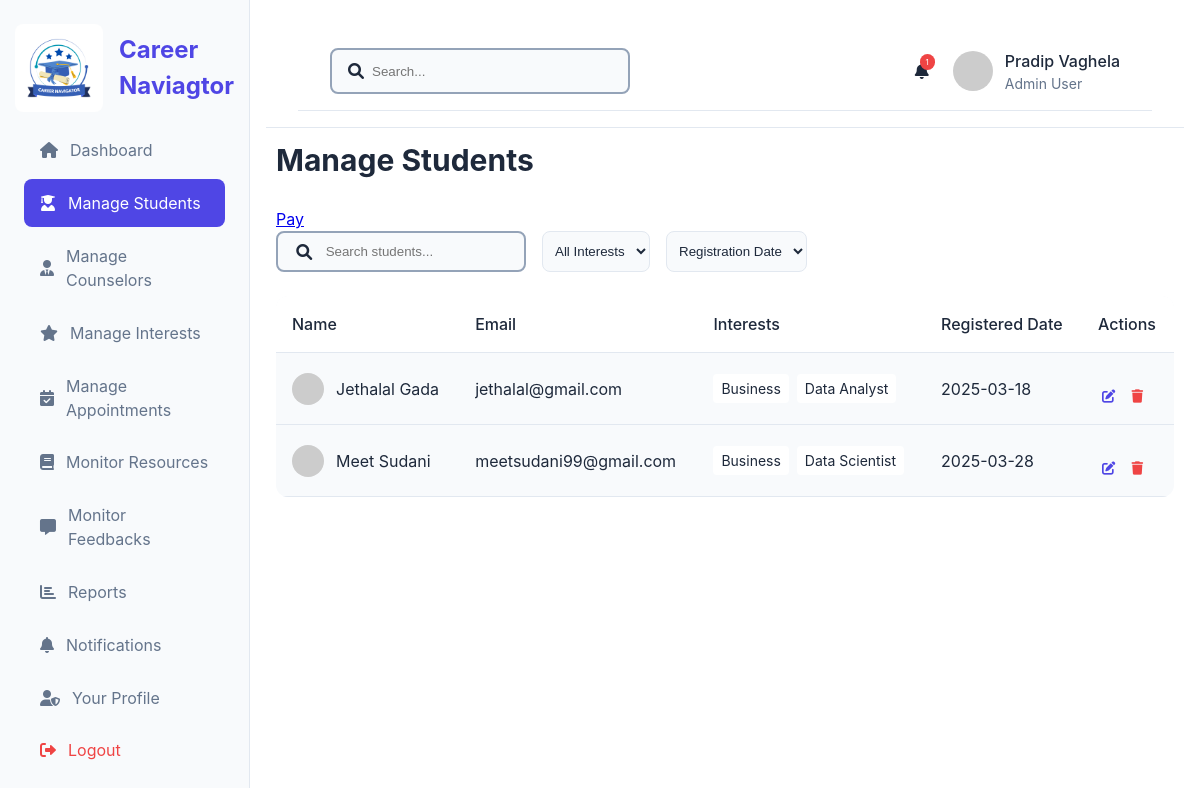
The app's page /students (signed in) with its own data.
### model.py (models this page shows)
class Student(db.Model):
    __tablename__ = 'students'
    id = db.Column(db.Integer, primary_key=True, autoincrement=True)
    name = db.Column(db.String(100), nullable=False)
    email = db.Column(db.String(100), nullable=False, unique=True)
    contact_number = db.Column(db.String(15), nullable=False)
    password = db.Column(db.String(255), nullable=False)
    con_password = db.Column(db.String(255), nullable=False)
    interests = db.Column(db.Text, nullable=True)
    created_at = db.Column(db.DateTime, nullable=False, default=datetime.now(timezone.utc))
    feedbacks = db.relationship('Feedback', back_populates='student')

### app.py (the view)
@app.route('/students',methods=['GET'])
def students():
    if request.method == 'GET':
        if 'admin_name' in session:
            print(session['admin_name'])
        else:
            return redirect(url_for('admin_login'))
        students = Student.query.all()
        return render_template('admin/manage_stud.html', active_page='students',students=students)

### templates/admin/manage_stud.html (shortened to what this page needs)
{% extends 'admin/base.html' %}
{% block content %}
<h2 class="section-title">Manage Students</h2>
<a href="https://app-na2.hubspot.com/payment-links/242275070/preview/215787336/test">Pay</a>
<div class="table-actions">
    <div class="search-filters">
        <div class="search-box">
            <i class="fas fa-search"></i>
            <input type="text" placeholder="Search students...">
        </div>
        <select class="filter-select">
            <option value="">All Interests</option>
        </select>
        <select class="filter-select">
            <option value="">Registration Date</option>
        </select>
    </div>
</div>
<div class="table-container">
    <table class="data-table">
        <thead>
            <tr>
                <th>Name</th>
                <th>Email</th>
                <th>Interests</th>
                <th>Registered Date</th>
                <th>Actions</th>
            </tr>
        </thead>
        <tbody>
            {% if students %}
            {% for student in students %}
            <tr>
                <td>
                    <div class="user-info">
                        <img src="https://ui-avatars.com/api/?name={{ student.name | urlencode }}" alt="{{ student.name }}">
                        <span>{{ student.name }}</span>
                    </div>
                </td>
                <td>{{ student.email }}</td>
                <td>
                    <div class="interest-tags">
                        {% for interest in student.interests.split(',') %}
                        <span class="tag">{{ interest }}</span>
                        {% endfor %}
                    </div>
                </td>
                <td>{{ student.created_at.strftime('%Y-%m-%d') }}</td>
                <td>
                    <div class="action-buttons">
                        <button class="edit-btn" onclick="window.location.href='/edit_stud/{{ student.id }}'"><i class="fas fa-edit"></i></button>
                        <button class="delete-btn" onclick="deleteStudent('{{ student.id }}')"><i class="fas fa-trash"></i></button>
                    </div>
                </td>
            </tr>
            {% endfor %}
            {% else %}
            <tr>
                <td colspan="5" >No Records Found</td>
            </tr>
            {% endif %}
        </tbody>
    </table>
</div>
{% endblock %}

### static/css/admin/base.css (style rules this page uses)
:root { --bg-primary-light: #ffffff; --bg-secondary-light: #f8fafc; --text-primary-light: #1e293b; --text-secondary-light: #64748b; --border-light: #e2e8f0; --primary-color: #4f46e5; --primary-hover: #4338ca; --success-color: #10b981; --warning-color: #f59e0b; --danger-color: #ef4444; --info-color: #3b82f6; --bg-primary-dark: #0f172a; --bg-secondary-dark: #1e293b; --text-primary-dark: #f8fafc; --text-secondary-dark: #94a3b8; --border-dark: #334155; }
* { margin: 0; padding: 0; box-sizing: border-box; }
body { font-family: -apple-system, BlinkMacSystemFont, 'Segoe UI', Roboto, Oxygen, Ubuntu, Cantarell, sans-serif; background-color: var(--bg-primary-light); color: var(--text-primary-light); line-height: 1.5; transition: background-color 0.3s, color 0.3s; }
.section-title { margin-bottom: 1.5rem; font-size: 1.875rem; }
.action-buttons { display: grid; grid-template-columns: repeat(auto-fit, minmax(200px, 1fr)); gap: 1rem; margin-top: 1rem; }
.table-actions { display: flex; justify-content: space-between; align-items: center; margin-bottom: 1.5rem; }
.search-filters { display: flex; gap: 1rem; }
.search-box { display: flex; justify-content: space-evenly; align-items: center; gap: 0.5rem; background-color: var(--bg-secondary-light); padding: 0.5rem 1rem; border: 2px solid var(--text-secondary-dark); border-radius: 8px; width: 250px; position: relative; }
.search-box input { outline: none; border: none; background: none; padding: 3px; }
.filter-select { padding: 0.5rem; border: 1px solid var(--border-light); border-radius: 8px; background-color: var(--bg-secondary-light); color: inherit; }
.table-container { background-color: var(--bg-secondary-light); border-radius: 12px; overflow: hidden; margin-bottom: 1.5rem; }
.data-table { width: 100%; border-collapse: collapse; }
.data-table th, .data-table td { padding: 1rem; text-align: left; border-bottom: 1px solid var(--border-light); }
.data-table th { background-color: var(--bg-primary-light); font-weight: 500; }
.user-info { display: flex; align-items: center; gap: 0.75rem; }
.user-info img { width: 32px; height: 32px; border-radius: 50%; }
.interest-tags { display: flex; gap: 0.5rem; }
.tag { padding: 0.25rem 0.5rem; background-color: var(--bg-primary-light); border-radius: 4px; font-size: 0.875rem; }
.action-buttons { display: flex; gap: 0.5rem; }
.edit-btn, .delete-btn { background: none; border: none; padding: 0.25rem; cursor: pointer; transition: color 0.2s ease; }
.edit-btn { color: var(--primary-color); }
.delete-btn { color: var(--danger-color); }

### records on screen
Student: name "Jethalal Gada", email "jethalal@gmail.com", interest "Business" "Data Analyst", created_at "2025-03-18"
Student: name "Meet Sudani", email "meetsudani99@gmail.com", interest "Business" "Data Scientist", created_at "2025-03-28"

### other values on screen
{{ session['admin_name'] }} "Pradip Vaghela"
